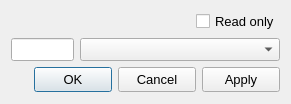
<?xml version="1.0" encoding="UTF-8"?>
<ui version="4.0">
 <class>DialogELFData</class>
 <widget class="QDialog" name="DialogELFData">
  <property name="windowModality">
   <enum>Qt::ApplicationModal</enum>
  </property>
  <property name="geometry">
   <rect>
    <x>0</x>
    <y>0</y>
    <width>291</width>
    <height>104</height>
   </rect>
  </property>
  <property name="minimumSize">
   <size>
    <width>291</width>
    <height>104</height>
   </size>
  </property>
  <property name="maximumSize">
   <size>
    <width>291</width>
    <height>104</height>
   </size>
  </property>
  <property name="font">
   <font>
    <pointsize>10</pointsize>
    <weight>50</weight>
    <bold>false</bold>
   </font>
  </property>
  <property name="windowTitle">
   <string>Data</string>
  </property>
  <layout class="QVBoxLayout" name="verticalLayout">
   <item>
    <layout class="QHBoxLayout" name="horizontalLayout_3">
     <item>
      <spacer name="horizontalSpacer_2">
       <property name="orientation">
        <enum>Qt::Horizontal</enum>
       </property>
       <property name="sizeHint" stdset="0">
        <size>
         <width>40</width>
         <height>20</height>
        </size>
       </property>
      </spacer>
     </item>
     <item>
      <widget class="QCheckBoxX" name="checkBoxReadOnly">
       <property name="text">
        <string>Read only</string>
       </property>
       <property name="checked">
        <bool>false</bool>
       </property>
      </widget>
     </item>
    </layout>
   </item>
   <item>
    <layout class="QHBoxLayout" name="horizontalLayout_2">
     <item>
      <widget class="QLineEditX" name="lineEditValue">
       <property name="maximumSize">
        <size>
         <width>100</width>
         <height>16777215</height>
        </size>
       </property>
       <property name="alignment">
        <set>Qt::AlignCenter</set>
       </property>
       <property name="readOnly">
        <bool>true</bool>
       </property>
      </widget>
     </item>
     <item>
      <widget class="QComboBoxX" name="comboBoxValue">
       <property name="minimumSize">
        <size>
         <width>200</width>
         <height>0</height>
        </size>
       </property>
       <property name="maximumSize">
        <size>
         <width>200</width>
         <height>16777215</height>
        </size>
       </property>
      </widget>
     </item>
    </layout>
   </item>
   <item>
    <layout class="QHBoxLayout" name="horizontalLayout">
     <item>
      <spacer name="horizontalSpacer_9">
       <property name="orientation">
        <enum>Qt::Horizontal</enum>
       </property>
       <property name="sizeHint" stdset="0">
        <size>
         <width>50</width>
         <height>20</height>
        </size>
       </property>
      </spacer>
     </item>
     <item>
      <widget class="QPushButtonX" name="pushButtonOK">
       <property name="minimumSize">
        <size>
         <width>78</width>
         <height>25</height>
        </size>
       </property>
       <property name="maximumSize">
        <size>
         <width>78</width>
         <height>25</height>
        </size>
       </property>
       <property name="text">
        <string>OK</string>
       </property>
      </widget>
     </item>
     <item>
      <widget class="QPushButtonX" name="pushButtonCancel">
       <property name="minimumSize">
        <size>
         <width>78</width>
         <height>25</height>
        </size>
       </property>
       <property name="maximumSize">
        <size>
         <width>78</width>
         <height>25</height>
        </size>
       </property>
       <property name="text">
        <string>Cancel</string>
       </property>
      </widget>
     </item>
     <item>
      <widget class="QPushButtonX" name="pushButtonApply">
       <property name="minimumSize">
        <size>
         <width>78</width>
         <height>25</height>
        </size>
       </property>
       <property name="maximumSize">
        <size>
         <width>78</width>
         <height>25</height>
        </size>
       </property>
       <property name="text">
        <string>Apply</string>
       </property>
      </widget>
     </item>
    </layout>
   </item>
  </layout>
 </widget>
 <customwidgets>
  <customwidget>
   <class>QLineEditX</class>
   <extends>QLineEdit</extends>
   <header>qlineeditx.h</header>
  </customwidget>
  <customwidget>
   <class>QPushButtonX</class>
   <extends>QPushButton</extends>
   <header>qpushbuttonx.h</header>
  </customwidget>
  <customwidget>
   <class>QCheckBoxX</class>
   <extends>QCheckBox</extends>
   <header>qcheckboxx.h</header>
  </customwidget>
  <customwidget>
   <class>QComboBoxX</class>
   <extends>QComboBox</extends>
   <header>qcomboboxx.h</header>
  </customwidget>
 </customwidgets>
 <resources/>
 <connections/>
</ui>
